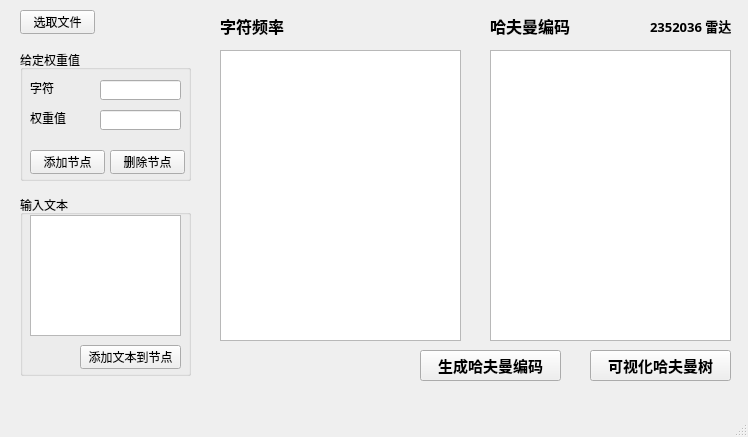
<?xml version="1.0" encoding="UTF-8"?>
<ui version="4.0">
 <class>MainWindow</class>
 <widget class="QMainWindow" name="MainWindow">
  <property name="geometry">
   <rect>
    <x>0</x>
    <y>0</y>
    <width>748</width>
    <height>437</height>
   </rect>
  </property>
  <property name="windowTitle">
   <string>MainWindow</string>
  </property>
  <widget class="QWidget" name="centralwidget">
   <widget class="QPushButton" name="selectFileButton">
    <property name="geometry">
     <rect>
      <x>20</x>
      <y>10</y>
      <width>75</width>
      <height>24</height>
     </rect>
    </property>
    <property name="text">
     <string>选取文件</string>
    </property>
   </widget>
   <widget class="QGroupBox" name="groupBox">
    <property name="geometry">
     <rect>
      <x>20</x>
      <y>50</y>
      <width>171</width>
      <height>131</height>
     </rect>
    </property>
    <property name="title">
     <string>给定权重值</string>
    </property>
    <widget class="QLabel" name="label">
     <property name="geometry">
      <rect>
       <x>10</x>
       <y>30</y>
       <width>54</width>
       <height>16</height>
      </rect>
     </property>
     <property name="text">
      <string>字符</string>
     </property>
    </widget>
    <widget class="QLabel" name="label_2">
     <property name="geometry">
      <rect>
       <x>10</x>
       <y>60</y>
       <width>54</width>
       <height>16</height>
      </rect>
     </property>
     <property name="text">
      <string>权重值</string>
     </property>
    </widget>
    <widget class="QLineEdit" name="nodeLineEdit">
     <property name="geometry">
      <rect>
       <x>80</x>
       <y>30</y>
       <width>81</width>
       <height>20</height>
      </rect>
     </property>
    </widget>
    <widget class="QLineEdit" name="weightLineEdit">
     <property name="geometry">
      <rect>
       <x>80</x>
       <y>60</y>
       <width>81</width>
       <height>20</height>
      </rect>
     </property>
    </widget>
    <widget class="QPushButton" name="addButton">
     <property name="geometry">
      <rect>
       <x>10</x>
       <y>100</y>
       <width>75</width>
       <height>24</height>
      </rect>
     </property>
     <property name="text">
      <string>添加节点</string>
     </property>
    </widget>
    <widget class="QPushButton" name="delButton">
     <property name="geometry">
      <rect>
       <x>90</x>
       <y>100</y>
       <width>75</width>
       <height>24</height>
      </rect>
     </property>
     <property name="text">
      <string>删除节点</string>
     </property>
    </widget>
   </widget>
   <widget class="QGroupBox" name="groupBox_2">
    <property name="geometry">
     <rect>
      <x>20</x>
      <y>195</y>
      <width>171</width>
      <height>181</height>
     </rect>
    </property>
    <property name="title">
     <string>输入文本</string>
    </property>
    <widget class="QTextEdit" name="textEdit">
     <property name="geometry">
      <rect>
       <x>10</x>
       <y>20</y>
       <width>151</width>
       <height>121</height>
      </rect>
     </property>
    </widget>
    <widget class="QPushButton" name="addTextButton">
     <property name="geometry">
      <rect>
       <x>60</x>
       <y>150</y>
       <width>101</width>
       <height>24</height>
      </rect>
     </property>
     <property name="text">
      <string>添加文本到节点</string>
     </property>
    </widget>
   </widget>
   <widget class="QTableView" name="displayTable">
    <property name="geometry">
     <rect>
      <x>220</x>
      <y>50</y>
      <width>241</width>
      <height>291</height>
     </rect>
    </property>
   </widget>
   <widget class="QTableView" name="displayTable_2">
    <property name="geometry">
     <rect>
      <x>490</x>
      <y>50</y>
      <width>241</width>
      <height>291</height>
     </rect>
    </property>
   </widget>
   <widget class="QLabel" name="label_7">
    <property name="geometry">
     <rect>
      <x>220</x>
      <y>10</y>
      <width>81</width>
      <height>31</height>
     </rect>
    </property>
    <property name="font">
     <font>
      <pointsize>12</pointsize>
      <bold>true</bold>
     </font>
    </property>
    <property name="text">
     <string>字符频率</string>
    </property>
   </widget>
   <widget class="QLabel" name="label_8">
    <property name="geometry">
     <rect>
      <x>490</x>
      <y>10</y>
      <width>81</width>
      <height>31</height>
     </rect>
    </property>
    <property name="font">
     <font>
      <pointsize>12</pointsize>
      <bold>true</bold>
     </font>
    </property>
    <property name="text">
     <string>哈夫曼编码</string>
    </property>
   </widget>
   <widget class="QPushButton" name="calculateButton">
    <property name="geometry">
     <rect>
      <x>420</x>
      <y>350</y>
      <width>141</width>
      <height>31</height>
     </rect>
    </property>
    <property name="font">
     <font>
      <family>楷体</family>
      <pointsize>11</pointsize>
      <bold>true</bold>
     </font>
    </property>
    <property name="text">
     <string>生成哈夫曼编码</string>
    </property>
   </widget>
   <widget class="QPushButton" name="generateButton">
    <property name="geometry">
     <rect>
      <x>590</x>
      <y>350</y>
      <width>141</width>
      <height>31</height>
     </rect>
    </property>
    <property name="font">
     <font>
      <family>楷体</family>
      <pointsize>11</pointsize>
      <bold>true</bold>
     </font>
    </property>
    <property name="text">
     <string>可视化哈夫曼树</string>
    </property>
   </widget>
   <widget class="QLabel" name="label_3">
    <property name="geometry">
     <rect>
      <x>650</x>
      <y>10</y>
      <width>81</width>
      <height>31</height>
     </rect>
    </property>
    <property name="font">
     <font>
      <family>楷体</family>
      <pointsize>10</pointsize>
      <bold>true</bold>
     </font>
    </property>
    <property name="text">
     <string>2352036 雷达</string>
    </property>
   </widget>
  </widget>
  <widget class="QMenuBar" name="menubar">
   <property name="geometry">
    <rect>
     <x>0</x>
     <y>0</y>
     <width>748</width>
     <height>22</height>
    </rect>
   </property>
  </widget>
  <widget class="QStatusBar" name="statusbar"/>
 </widget>
 <resources/>
 <connections/>
</ui>
